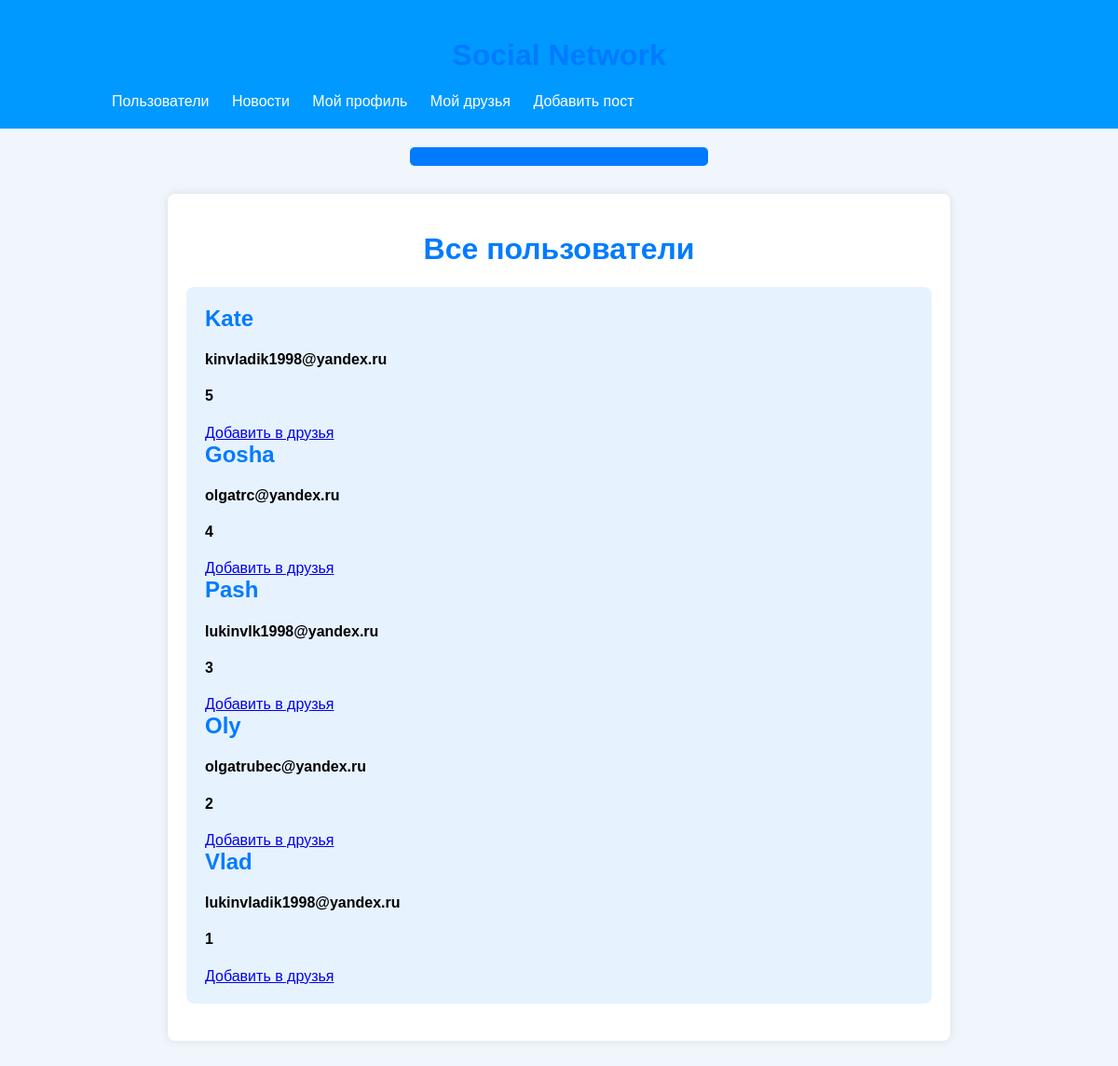
Page / (signed in) on the committed database.
### app.py (models this page shows, shortened)
class User(UserMixin, db.Model):
    id = db.Column(db.Integer, primary_key=True)
    username = db.Column(db.String(20), unique=True, nullable=False)
    email = db.Column(db.String(120), unique=True, nullable=False)
    password_hash = db.Column(db.String(128), nullable=False)
    posts = db.relationship('Post', backref='author', lazy=True)
    followed = db.relationship(
        'User', secondary=followers,
        primaryjoin=(followers.c.follower_id == id),
        secondaryjoin=(followers.c.followed_id == id),
        backref=db.backref('followers', lazy='dynamic'), lazy='dynamic')

### app.py (the view)
@app.route('/')
@login_required
def index():
    users = User.query.order_by(User.id.desc()).all()
    return render_template('index.html', users=users)

### app.py (called while the page is built)
@login_manager.user_loader
def load_user(user_id):
    return User.query.get(int(user_id))

### templates/index.html
{% extends 'base.html' %}
{% block style %}<link rel="stylesheet" href="{{url_for('static', filename='posts.css')}}">{% endblock %}
{% block body %}
    <div class="container">
        <h1>Все пользователи</h1>
        <div class="post">
            <div>
            {% for user in users %}
                <h2 class="username">{{ user.username }}</h2>
                <h4 class="email">{{ user.email }}</h4>
                <h4 class="email">{{ user.id }}</h4>
                <a href="{{ url_for('follow', username=user.username) }}">Добавить в друзья</a>
            {% endfor %}
            </div>
        </div>
    </div>
{% endblock %}

### templates/base.html (shortened to what this page needs)
<!DOCTYPE html>
<html lang="en">
<head>
    {% block style %}{% endblock %}
    <link rel="stylesheet" href="{{url_for('static', filename='base.css')}}">
</head>
<body>
    <header>
        <div class="container1">
            <h1>Social Network</h1>
            <nav>
                <ul>
                    {% if current_user.is_authenticated %}
                        <li><a href="{{ url_for('index') }}">Пользователи</a></li>
                        <li><a href="{{ url_for('posts') }}">Новости</a></li>
                        <li><a href="{{ url_for('user_page') }}">Мой профиль</a></li>
                        <li><a href="{{ url_for('friends') }}">Мой друзья</a></li>
                        <li><a href="{{ url_for('new_post') }}">Добавить пост</a></li>
                    {% else %}
                        <li><a href="{{ url_for('login') }}">Войти</a></li>
                        <li><a href="{{ url_for('register') }}">Регистрация</a></li>
                    {% endif %}
                </ul>
            </nav>
        </div>
    </header>
</body>
<div class="flash-message">
</div>
{% block body %}{% endblock %}
</html>

### static/posts.css (style rules this page uses)
body { margin: 0; padding: 0; font-family: Arial, sans-serif; background-color: #f0f6fc; }
.container { width: 800px; margin: 50px auto; background-color: #fff; padding: 20px; border-radius: 8px; box-shadow: 0px 0px 10px rgba(0, 0, 0, 0.1); }
h1 { color: #007bff; }
.username { color: #007bff; }
.post { background-color: #e7f2ff; padding: 20px; margin-bottom: 20px; border-radius: 8px; }
.post h2 { margin-top: 0; }

### static/base.css (style rules this page uses)
body { margin: 0; padding: 0; font-family: Arial, sans-serif; }
header { background-color: #0099FF; color: #fff; padding: 20px 0; }
.container1 { width: 80%; margin: 0 auto; }
h1 { color: #007bff; text-align: center; }
nav ul { list-style-type: none; padding: 0; margin: 0; }
nav ul li { display: inline; margin-right: 20px; }
nav ul li a { color: #fff; text-decoration: none; }
.flash-message { position: relative; top: 20px; left: 50%; transform: translateX(-50%); width: 300px; padding: 10px; background-color: #007bff; color: #fff; border-radius: 5px; text-align: center; }

### rows in the picture
User: username "Kate", email "kinvladik1998@yandex.ru", id "5"
User: username "Gosha", email "olgatrc@yandex.ru", id "4"
User: username "Pash", email "lukinvlk1998@yandex.ru", id "3"
User: username "Oly", email "olgatrubec@yandex.ru", id "2"
User: username "Vlad", email "lukinvladik1998@yandex.ru", id "1"
